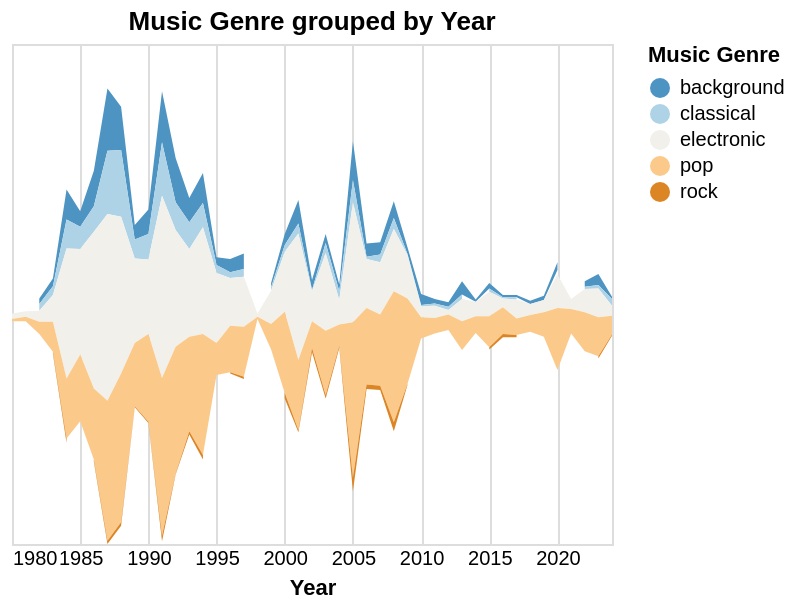

The specification (Vega-Lite) saved for this image:
### Vega-Lite specification from a JSON file in a GitHub repository (floating-point values rounded to 4 significant figures; data arrays with more than 128 entries replaced by an {"elided": "..."} marker saying what was removed)
{"$schema": "https://vega.github.io/schema/vega-lite/v5.15.1.json", "config": {"view": {"continuousHeight": 300, "continuousWidth": 300}}, "data": {"name": "data-9cb803bdb385d02ee72c0810ff97db3c"}, "datasets": {"data-9cb803bdb385d02ee72c0810ff97db3c": {"elided": "225 records"}}, "encoding": {"color": {"field": "genre", "legend": {"title": "Music Genre"}, "scale": {"scheme": "blueorange", "type": "quantize"}, "type": "nominal"}, "tooltip": [{"field": "year", "timeUnit": "year", "title": "Year", "type": "temporal"}, {"field": "genre", "title": "Music Genre", "type": "nominal"}, {"field": "sum", "title": "Count", "type": "quantitative"}], "x": {"axis": {"domain": false, "format": "%Y", "tickSize": 0, "title": "Year"}, "field": "year", "type": "temporal"}, "y": {"axis": null, "field": "sum", "stack": "center", "type": "quantitative"}}, "height": 250, "mark": {"type": "area"}, "params": [{"bind": "scales", "name": "param_84", "select": {"encodings": ["x", "y"], "type": "interval"}}], "title": "Music Genre grouped by Year", "width": "container"}
